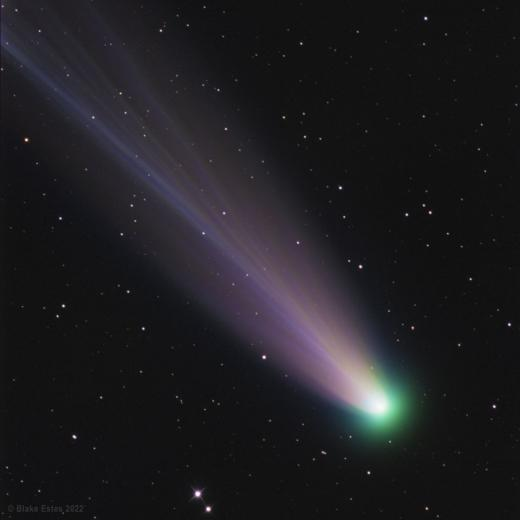
#> input picture Transformation/images/comet.jpeg, 520 x 520 px
$ jupyter execute logTransform.ipynb
#> lines starting #> are read from the running program, lines starting #| are printed output that depends on the picture
[cell 1]
import pandas as pd
import numpy as np
from PIL import Image

[cell 2]
img = Image.open('images/comet.jpeg').convert('L').resize((640 // 2,426 // 2))
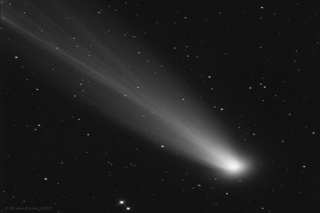
#> img: PIL image 320x213 L; min 10, max 252, mean 30.6
img

[cell 3]
imgMat = np.array(img)
imgMat

[cell 4]
logMat = []
c = 120
print(c)
for arr in imgMat:
    logMat.append(list(map(lambda x :c * np.log(1 + (x/255)), arr)))
#> after the loop, logMat = 213 items
logMat = np.array(logMat, dtype=np.uint8)
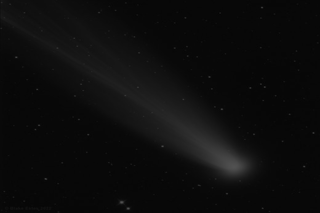
#> logMat: shape (213, 320); min 4, max 82, mean 12.8
